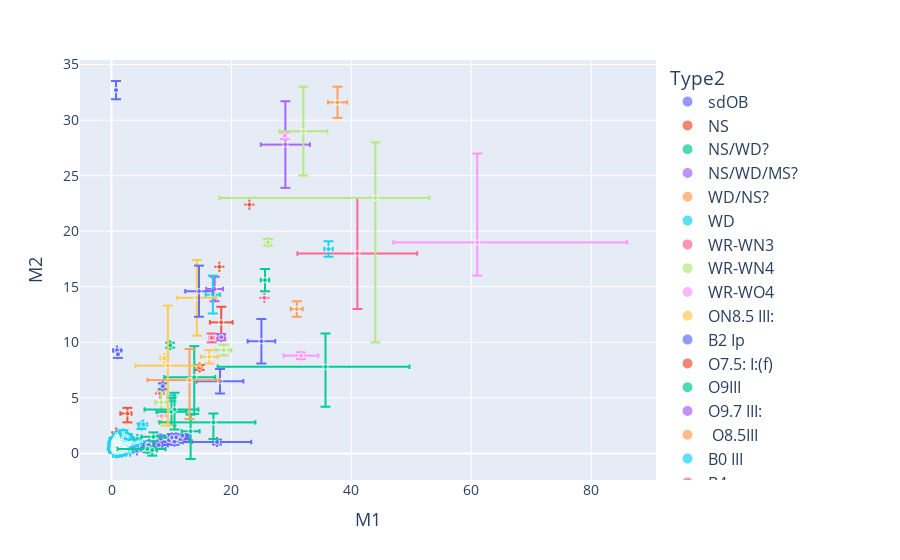

Notebook source saved alongside this figure:
### Code cell
fig = plotly_vars('M1', 'M2', logx = False, logy = False, df = df_final)

### Figure 1 — Plotly figure (JSON) as saved in the notebook; plotly's stock layout.template omitted (floating-point values rounded to 4 significant figures; data arrays with more than 128 entries replaced by an {"elided": "..."} marker saying what was removed)
{"data": [{"customdata": [["Be", "HD58978"], ["Be", "HD200120"], ["Be", "HD10516"], ["Be", "HD55606"], ["Be", "HD109387"], ["Be", "HD113120"], ["Be", "HD137387"], ["Be", "HD152478"], ["Be", "HD157042"], ["Be", "HD41335"], ["Be", "HD161306"], ["Be", "HD183537"], ["Be", "HD191610"], ["Be", "HD194335"], ["Be", "HD200310"], ["Be", "HD167128"]], "error_x": {"array": [1.5, 1.55, 0.3, 0.3, 0.48, 2.2, 1.0, 1.3, 2.9, 5.7, 0.26, 0.23, 0.38, 0.35, 0.49, 0.31], "arrayminus": [1.5, 1.55, 0.3, 0.3, 0.48, 2.2, 1.0, 1.3, 2.9, 5.7, 0.26, 0.23, 0.38, 0.35, 0.49, 0.31]}, "error_y": {"array": [0.2, 0.145, 0.2, 0.035, 0.043, 0.31, 0.14, 0.11, 0.29, 0.22, 0.074, 0.02, 0.28, 0.27, 0.23, 0.027], "arrayminus": [0.2, 0.145, 0.2, 0.035, 0.043, 0.31, 0.14, 0.11, 0.29, 0.22, 0.074, 0.02, 0.28, 0.27, 0.23, 0.027]}, "hovertemplate": "Type2=sdOB<br>M1=%{x}<br>M2=%{y}<br>marker_size=%{marker.size}<br>Type1=%{customdata[0]}<br>System Name=%{customdata[1]}<extra></extra>", "legendgroup": "sdOB", "marker": {"color": "#636efa", "size": [5, 5, 5, 5, 5, 5, 5, 5, 5, 5, 5, 5, 5, 5, 5, 5], "sizemode": "area", "sizeref": 0.2, "symbol": "circle"}, "mode": "markers", "name": "sdOB", "showlegend": true, "type": "scattergl", "x": [11.5, 7.85, 9.6, 6.3, 3.65, 10.1, 11.8, 6.5, 10.5, 17.6, 6.02, 4.25, 6.26, 8.2, 10.75, 4.24], "xaxis": "x", "y": [1.3, 0.765, 1.2, 0.865, 0.426, 1.43, 1.6, 0.53, 1.06, 1.03, 0.784, 0.477, 0.76, 1.35, 1.45, 0.27], "yaxis": "y"}, {"customdata": [["MS", "Gaia NS1"], ["MS", "J0553-1349"], ["MS", "J2057-4742"], ["MS", "J1553-6846"], ["MS", "J2102+3703"], ["MS", "J0742-4749"], ["MS", "J0152-2049"], ["MS", "J0003-5604"], ["MS", "J1733+5808"], ["MS", "J1150-2203"], ["MS", "J1449+6919"], ["MS", "J0217-7541"], ["MS", "J0639-3655"], ["MS", "J1739+4502"], ["MS", "J0036-0932"], ["MS", "J1048+6547"], ["MS", "J2145+2837"], ["MS", "J2244-2236"], ["MS", "J0824+5254"], ["MS", "J0230+5950"], ["MS", "J0634+6256"], ["MS/WD?", "PSR B1820-11"], ["MS/WD?", "PSR J1954+2529"]], "error_x": {"array": [0.01, 0.06, 0.031, 0.05, 0.03, 0.05, 0.03, 0.03, 0.05, 0.06, 0.05, 0.033, 0.06, 0.03, 0.04, 0.05, 0.05, 0.03, 0.03, 0.03, 0.06, NaN, NaN], "arrayminus": [0.01, 0.06, 0.031, 0.05, 0.03, 0.05, 0.03, 0.03, 0.05, 0.06, 0.05, 0.033, 0.06, 0.03, 0.04, 0.05, 0.05, 0.03, 0.03, 0.03, 0.06, NaN, NaN]}, "error_y": {"array": [0.015, 0.05, 0.04, 0.032, 0.034, 0.04, 0.024, 0.04, 0.03, 0.04, 0.032, 0.033, 0.07, 0.04, 0.034, 0.07, 0.035, 0.023, 0.034, 0.034, 0.09, NaN, NaN], "arrayminus": [0.015, 0.05, 0.04, 0.032, 0.034, 0.04, 0.024, 0.04, 0.03, 0.04, 0.032, 0.033, 0.07, 0.04, 0.034, 0.07, 0.035, 0.023, 0.034, 0.034, 0.09, NaN, NaN]}, "hovertemplate": "Type2=NS<br>M1=%{x}<br>M2=%{y}<br>marker_size=%{marker.size}<br>Type1=%{customdata[0]}<br>System Name=%{customdata[1]}<extra></extra>", "legendgroup": "NS", "marker": {"color": "#EF553B", "size": [5, 5, 5, 5, 5, 5, 5, 5, 5, 5, 5, 5, 5, 5, 5, 5, 5, 5, 5, 5, 5, 5, 5], "sizemode": "area", "sizeref": 0.2, "symbol": "circle"}, "mode": "markers", "name": "NS", "showlegend": true, "type": "scattergl", "x": [0.79, 0.98, 1.048, 1.04, 1.03, 0.9, 0.782, 0.802, 1.16, 1.18, 0.91, 0.996, 1.32, 0.781, 0.94, 0.99, 0.95, 1.002, 1.102, 1.114, 1.18, NaN, NaN], "xaxis": "x", "y": [1.902, 1.33, 1.31, 1.323, 1.473, 1.28, 1.291, 1.34, 1.362, 1.39, 1.258, 1.396, 1.7, 1.38, 1.362, 1.52, 1.396, 1.443, 1.604, 1.401, 1.48, NaN, NaN], "yaxis": "y"}, {"customdata": [["MS", "2XMM J1255"], ["MS", "2MASS J06163552"], ["MS", "LAMOST J1123"], ["RG", "56 UMa"], ["MS", "J0606+2132"], ["MS", "G3431"]], "error_x": {"array": [0.05, 0.1, 0.02, 0.2, 1.03, 0.03], "arrayminus": [0.05, 0.1, 0.02, 0.2, 1.67, 0.03]}, "error_y": {"array": [0.18, 0.1, 0.03, 0.12, 0.4, NaN], "arrayminus": [0.21, 0.1, 0.03, 0.12, 0.35, NaN]}, "hovertemplate": "Type2=NS/WD?<br>M1=%{x}<br>M2=%{y}<br>marker_size=%{marker.size}<br>Type1=%{customdata[0]}<br>System Name=%{customdata[1]}<extra></extra>", "legendgroup": "NS/WD?", "marker": {"color": "#00cc96", "size": [5, 5, 5, 5, 5, 5], "sizemode": "area", "sizeref": 0.2, "symbol": "circle"}, "mode": "markers", "name": "NS/WD?", "showlegend": true, "type": "scattergl", "x": [1.16, 1.6, 0.61, 4.3, 2.69, 1.42], "xaxis": "x", "y": [1.41, 1.3, 1.24, 1.31, 1.34, NaN], "yaxis": "y"}, {"customdata": [["RG", "G8441"]], "error_x": {"array": [0.03], "arrayminus": [0.03]}, "error_y": {"array": [NaN], "arrayminus": [NaN]}, "hovertemplate": "Type2=NS/WD/MS?<br>M1=%{x}<br>M2=%{y}<br>marker_size=%{marker.size}<br>Type1=%{customdata[0]}<br>System Name=%{customdata[1]}<extra></extra>", "legendgroup": "NS/WD/MS?", "marker": {"color": "#ab63fa", "size": [5], "sizemode": "area", "sizeref": 0.2, "symbol": "circle"}, "mode": "markers", "name": "NS/WD/MS?", "showlegend": true, "type": "scattergl", "x": [0.28], "xaxis": "x", "y": [NaN], "yaxis": "y"}, {"customdata": [["MS", "LAMOST J2354"], ["MS", "2MASS J1527"]], "error_x": {"array": [0.05, 0.02], "arrayminus": [0.05, 0.02]}, "error_y": {"array": [0.05, 0.02], "arrayminus": [0.1, 0.02]}, "hovertemplate": "Type2=WD/NS?<br>M1=%{x}<br>M2=%{y}<br>marker_size=%{marker.size}<br>Type1=%{customdata[0]}<br>System Name=%{customdata[1]}<extra></extra>", "legendgroup": "WD/NS?", "marker": {"color": "#FFA15A", "size": [5, 5], "sizemode": "area", "sizeref": 0.2, "symbol": "circle"}, "mode": "markers", "name": "WD/NS?", "showlegend": true, "type": "scattergl", "x": [0.65, 0.63], "xaxis": "x", "y": [1.3, 0.69], "yaxis": "y"}, {"customdata": {"elided": "3601x2 str values"}, "error_x": {"array": {"elided": "3601 float values"}, "arrayminus": {"elided": "3601 float values"}}, "error_y": {"array": {"elided": "3601 float values"}, "arrayminus": {"elided": "3601 float values"}}, "hovertemplate": "Type2=WD<br>M1=%{x}<br>M2=%{y}<br>marker_size=%{marker.size}<br>Type1=%{customdata[0]}<br>System Name=%{customdata[1]}<extra></extra>", "legendgroup": "WD", "marker": {"color": "#19d3f3", "size": {"elided": "3601 int values"}, "sizemode": "area", "sizeref": 0.2, "symbol": "circle"}, "mode": "markers", "name": "WD", "showlegend": true, "type": "scattergl", "x": {"elided": "3601 float values"}, "xaxis": "x", "y": {"elided": "3601 float values"}, "yaxis": "y"}, {"customdata": [["O-O9", "SMC AB 3"], ["O-O5.5 V", "SMC AB 6"]], "error_x": {"array": [NaN, 10.0], "arrayminus": [NaN, 10.0]}, "error_y": {"array": [NaN, 5.0], "arrayminus": [NaN, 5.0]}, "hovertemplate": "Type2=WR-WN3<br>M1=%{x}<br>M2=%{y}<br>marker_size=%{marker.size}<br>Type1=%{customdata[0]}<br>System Name=%{customdata[1]}<extra></extra>", "legendgroup": "WR-WN3", "marker": {"color": "#FF6692", "size": [5, 5], "sizemode": "area", "sizeref": 0.2, "symbol": "circle"}, "mode": "markers", "name": "WR-WN3", "showlegend": true, "type": "scattergl", "x": [NaN, 41.0], "xaxis": "x", "y": [NaN, 18.0], "yaxis": "y"}, {"customdata": [["O-O6 I", "SMC AB 7"]], "error_x": {"array": [9.0], "arrayminus": [26.0]}, "error_y": {"array": [5.0], "arrayminus": [13.0]}, "hovertemplate": "Type2=WR-WN4<br>M1=%{x}<br>M2=%{y}<br>marker_size=%{marker.size}<br>Type1=%{customdata[0]}<br>System Name=%{customdata[1]}<extra></extra>", "legendgroup": "WR-WN4", "marker": {"color": "#B6E880", "size": [5], "sizemode": "area", "sizeref": 0.2, "symbol": "circle"}, "mode": "markers", "name": "WR-WN4", "showlegend": true, "type": "scattergl", "x": [44.0], "xaxis": "x", "y": [23.0], "yaxis": "y"}, {"customdata": [["O-O4 V", "SMC AB 8"]], "error_x": {"array": [25.0], "arrayminus": [14.0]}, "error_y": {"array": [8.0], "arrayminus": [3.0]}, "hovertemplate": "Type2=WR-WO4<br>M1=%{x}<br>M2=%{y}<br>marker_size=%{marker.size}<br>Type1=%{customdata[0]}<br>System Name=%{customdata[1]}<extra></extra>", "legendgroup": "WR-WO4", "marker": {"color": "#FF97FF", "size": [5], "sizemode": "area", "sizeref": 0.2, "symbol": "circle"}, "mode": "markers", "name": "WR-WO4", "showlegend": true, "type": "scattergl", "x": [61.0], "xaxis": "x", "y": [19.0], "yaxis": "y"}, {"customdata": [["O9.7: V:", "VFTS 061"]], "error_x": {"array": [1.4], "arrayminus": [1.4]}, "error_y": {"array": [0.6], "arrayminus": [0.6]}, "hovertemplate": "Type2=ON8.5 III:<br>M1=%{x}<br>M2=%{y}<br>marker_size=%{marker.size}<br>Type1=%{customdata[0]}<br>System Name=%{customdata[1]}<extra></extra>", "legendgroup": "ON8.5 III:", "marker": {"color": "#FECB52", "size": [5], "sizemode": "area", "sizeref": 0.2, "symbol": "circle"}, "mode": "markers", "name": "ON8.5 III:", "showlegend": true, "type": "scattergl", "x": [16.3], "xaxis": "x", "y": [8.7], "yaxis": "y"}, {"customdata": [["O9 III:", "VFTS 652"]], "error_x": {"array": [3.9], "arrayminus": [3.9]}, "error_y": {"array": [1.1], "arrayminus": [1.1]}, "hovertemplate": "Type2=B2 Ip<br>M1=%{x}<br>M2=%{y}<br>marker_size=%{marker.size}<br>Type1=%{customdata[0]}<br>System Name=%{customdata[1]}<extra></extra>", "legendgroup": "B2 Ip", "marker": {"color": "#636efa", "size": [5], "sizemode": "area", "sizeref": 0.2, "symbol": "circle"}, "mode": "markers", "name": "B2 Ip", "showlegend": true, "type": "scattergl", "x": [18.1], "xaxis": "x", "y": [6.5], "yaxis": "y"}, {"customdata": [["ON9 Ia", "VFTS 538"]], "error_x": {"array": [1.9], "arrayminus": [1.9]}, "error_y": {"array": [1.4], "arrayminus": [1.4]}, "hovertemplate": "Type2=O7.5: I:(f)<br>M1=%{x}<br>M2=%{y}<br>marker_size=%{marker.size}<br>Type1=%{customdata[0]}<br>System Name=%{customdata[1]}<extra></extra>", "legendgroup": "O7.5: I:(f)", "marker": {"color": "#EF553B", "size": [5], "sizemode": "area", "sizeref": 0.2, "symbol": "circle"}, "mode": "markers", "name": "O7.5: I:(f)", "showlegend": true, "type": "scattergl", "x": [18.3], "xaxis": "x", "y": [11.8], "yaxis": "y"}, {"customdata": [["O8V:", "HV 2543"]], "error_x": {"array": [0.7], "arrayminus": [0.7]}, "error_y": {"array": [1.0], "arrayminus": [1.0]}, "hovertemplate": "Type2=O9III<br>M1=%{x}<br>M2=%{y}<br>marker_size=%{marker.size}<br>Type1=%{customdata[0]}<br>System Name=%{customdata[1]}<extra></extra>", "legendgroup": "O9III", "marker": {"color": "#00cc96", "size": [5], "sizemode": "area", "sizeref": 0.2, "symbol": "circle"}, "mode": "markers", "name": "O9III", "showlegend": true, "type": "scattergl", "x": [25.6], "xaxis": "x", "y": [15.6], "yaxis": "y"}, {"customdata": [["O7::", "VFTS 450"]], "error_x": {"array": [4.1], "arrayminus": [4.1]}, "error_y": {"array": [3.9], "arrayminus": [3.9]}, "hovertemplate": "Type2=O9.7 III:<br>M1=%{x}<br>M2=%{y}<br>marker_size=%{marker.size}<br>Type1=%{customdata[0]}<br>System Name=%{customdata[1]}<extra></extra>", "legendgroup": "O9.7 III:", "marker": {"color": "#ab63fa", "size": [5], "sizemode": "area", "sizeref": 0.2, "symbol": "circle"}, "mode": "markers", "name": "O9.7 III:", "showlegend": true, "type": "scattergl", "x": [29.0], "xaxis": "x", "y": [27.8], "yaxis": "y"}, {"customdata": [["O7V", "W61 28-22"]], "error_x": {"array": [1.0], "arrayminus": [1.0]}, "error_y": {"array": [0.7], "arrayminus": [0.7]}, "hovertemplate": "Type2= O8.5III<br>M1=%{x}<br>M2=%{y}<br>marker_size=%{marker.size}<br>Type1=%{customdata[0]}<br>System Name=%{customdata[1]}<extra></extra>", "legendgroup": " O8.5III", "marker": {"color": "#FFA15A", "size": [5], "sizemode": "area", "sizeref": 0.2, "symbol": "circle"}, "mode": "markers", "name": " O8.5III", "showlegend": true, "type": "scattergl", "x": [30.9], "xaxis": "x", "y": [13.0], "yaxis": "y"}, {"customdata": [["O7 III", "HV 2241"]], "error_x": {"array": [0.7], "arrayminus": [0.7]}, "error_y": {"array": [0.7], "arrayminus": [0.7]}, "hovertemplate": "Type2=B0 III<br>M1=%{x}<br>M2=%{y}<br>marker_size=%{marker.size}<br>Type1=%{customdata[0]}<br>System Name=%{customdata[1]}<extra></extra>", "legendgroup": "B0 III", "marker": {"color": "#19d3f3", "size": [5], "sizemode": "area", "sizeref": 0.2, "symbol": "circle"}, "mode": "markers", "name": "B0 III", "showlegend": true, "type": "scattergl", "x": [36.2], "xaxis": "x", "y": [18.4], "yaxis": "y"}, {"customdata": [["B2V", "TT Aur"]], "error_x": {"array": [NaN], "arrayminus": [NaN]}, "error_y": {"array": [NaN], "arrayminus": [NaN]}, "hovertemplate": "Type2=B4<br>M1=%{x}<br>M2=%{y}<br>marker_size=%{marker.size}<br>Type1=%{customdata[0]}<br>System Name=%{customdata[1]}<extra></extra>", "legendgroup": "B4", "marker": {"color": "#FF6692", "size": [5], "sizemode": "area", "sizeref": 0.2, "symbol": "circle"}, "mode": "markers", "name": "B4", "showlegend": true, "type": "scattergl", "x": [8.1], "xaxis": "x", "y": [5.4], "yaxis": "y"}, {"customdata": [["B1V", "Mu1 Sco"]], "error_x": {"array": [1.0], "arrayminus": [1.0]}, "error_y": {"array": [1.0], "arrayminus": [1.0]}, "hovertemplate": "Type2=B:<br>M1=%{x}<br>M2=%{y}<br>marker_size=%{marker.size}<br>Type1=%{customdata[0]}<br>System Name=%{customdata[1]}<extra></extra>", "legendgroup": "B:", "marker": {"color": "#B6E880", "size": [5], "sizemode": "area", "sizeref": 0.2, "symbol": "circle"}, "mode": "markers", "name": "B:", "showlegend": true, "type": "scattergl", "x": [8.3], "xaxis": "x", "y": [4.6], "yaxis": "y"}, {"customdata": [["B3", "SV Gem"]], "error_x": {"array": [NaN], "arrayminus": [NaN]}, "error_y": {"array": [NaN], "arrayminus": [NaN]}, "hovertemplate": "Type2=F:6.5:IV:<br>M1=%{x}<br>M2=%{y}<br>marker_size=%{marker.size}<br>Type1=%{customdata[0]}<br>System Name=%{customdata[1]}<extra></extra>", "legendgroup": "F:6.5:IV:", "marker": {"color": "#FF97FF", "size": [5], "sizemode": "area", "sizeref": 0.2, "symbol": "circle"}, "mode": "markers", "name": "F:6.5:IV:", "showlegend": true, "type": "scattergl", "x": [8.34], "xaxis": "x", "y": [3.37], "yaxis": "y"}, {"customdata": [["B2.5V", "V454 Cyg"]], "error_x": {"array": [NaN], "arrayminus": [NaN]}, "error_y": {"array": [NaN], "arrayminus": [NaN]}, "hovertemplate": "Type2=B7III<br>M1=%{x}<br>M2=%{y}<br>marker_size=%{marker.size}<br>Type1=%{customdata[0]}<br>System Name=%{customdata[1]}<extra></extra>", "legendgroup": "B7III", "marker": {"color": "#FECB52", "size": [5], "sizemode": "area", "sizeref": 0.2, "symbol": "circle"}, "mode": "markers", "name": "B7III", "showlegend": true, "type": "scattergl", "x": [8.4], "xaxis": "x", "y": [2.86], "yaxis": "y"}, {"customdata": [["MS", "Gaia BH1"], ["RG", "Gaia BH2"], ["RG", "Gaia BH3"], ["O7V", "VFTS 243"], ["MS", "NGC 3201 #12560"], ["O6.5III", "HD 130298"]], "error_x": {"array": [0.05, 0.19, 0.05, 2.3, 0.05, 3.8], "arrayminus": [0.05, 0.19, 0.05, 2.3, 0.05, 3.8]}, "error_y": {"array": [0.1, 0.34, 0.82, 2.0, NaN, NaN], "arrayminus": [0.1, 0.34, 0.82, 2.0, NaN, NaN]}, "hovertemplate": "Type2=BH<br>M1=%{x}<br>M2=%{y}<br>marker_size=%{marker.size}<br>Type1=%{customdata[0]}<br>System Name=%{customdata[1]}<extra></extra>", "legendgroup": "BH", "marker": {"color": "#636efa", "size": [5, 5, 5, 5, 5, 5], "sizemode": "area", "sizeref": 0.2, "symbol": "circle"}, "mode": "markers", "name": "BH", "showlegend": true, "type": "scattergl", "x": [0.93, 1.07, 0.76, 25.0, 0.81, 24.2], "xaxis": "x", "y": [9.27, 8.94, 32.7, 10.1, NaN, NaN], "yaxis": "y"}, {"customdata": [["RG", "G3425"]], "error_x": {"array": [0.68], "arrayminus": [1.18]}, "error_y": {"array": [0.5], "arrayminus": [0.8]}, "hovertemplate": "Type2=BH?<br>M1=%{x}<br>M2=%{y}<br>marker_size=%{marker.size}<br>Type1=%{customdata[0]}<br>System Name=%{customdata[1]}<extra></extra>", "legendgroup": "BH?", "marker": {"color": "#EF553B", "size": [5], "sizemode": "area", "sizeref": 0.2, "symbol": "circle"}, "mode": "markers", "name": "BH?", "showlegend": true, "type": "scattergl", "x": [2.66], "xaxis": "x", "y": [3.6], "yaxis": "y"}, {"customdata": [["B", "VFTS 291"], ["B3Ve", "LB-1"], ["MS", "NGC 1850 BH1"], ["B2-3Ve", "HR 6819"], ["B0-1Ve", "2dFS 163"], ["Be", "2dFS 2553"], ["O9Ve", "Sk -71 35"], ["Be", "SMCSGS-FS 69"], ["?", "Gamma Columbae"], ["B", "Upsilon Sagittarii"]], "error_x": {"array": [1.5, 2.0, 2.5, 3.0, 4.0, 3.5, 14.0, 7.0, NaN, 0.8], "arrayminus": [1.5, 2.0, 2.5, 5.0, 5.0, 5.0, 18.0, 9.0, NaN, 0.8]}, "error_y": {"array": [1.5, 0.4, 1.25, 0.1, 1.5, 2.8, 3.0, 0.8, 0.5, 0.2], "arrayminus": [2.5, 0.4, 1.25, 0.3, 1.8, 3.3, 3.6, 1.5, 0.5, 0.5]}, "hovertemplate": "Type2=SS<br>M1=%{x}<br>M2=%{y}<br>marker_size=%{marker.size}<br>Type1=%{customdata[0]}<br>System Name=%{customdata[1]}<extra></extra>", "legendgroup": "SS", "marker": {"color": "#00cc96", "size": [5, 5, 5, 5, 5, 5, 5, 5, 5, 5], "sizemode": "area", "sizeref": 0.2, "symbol": "circle"}, "mode": "markers", "name": "SS", "showlegend": true, "type": "scattergl", "x": [13.2, 7.0, 10.0, 6.0, 10.5, 13.8, 35.7, 17.0, NaN, 6.8], "xaxis": "x", "y": [2.0, 1.5, 3.75, 0.4, 3.96, 6.86, 7.8, 2.8, 4.5, 0.3], "yaxis": "y"}, {"customdata": [["O6-7:(f):, Contact", "LSS 3074"]], "error_x": {"array": [1.4], "arrayminus": [1.4]}, "error_y": {"array": [1.1], "arrayminus": [1.1]}, "hovertemplate": "Type2=O4 f +, Contact<br>M1=%{x}<br>M2=%{y}<br>marker_size=%{marker.size}<br>Type1=%{customdata[0]}<br>System Name=%{customdata[1]}<extra></extra>", "legendgroup": "O4 f +, Contact", "marker": {"color": "#ab63fa", "size": [5], "sizemode": "area", "sizeref": 0.2, "symbol": "circle"}, "mode": "markers", "name": "O4 f +, Contact", "showlegend": true, "type": "scattergl", "x": [17.2], "xaxis": "x", "y": [14.8], "yaxis": "y"}, {"customdata": [["O4.5-6V, Contact", "MY Cam"]], "error_x": {"array": [1.6], "arrayminus": [1.6]}, "error_y": {"array": [1.4], "arrayminus": [1.4]}, "hovertemplate": "Type2=O6V, Contact<br>M1=%{x}<br>M2=%{y}<br>marker_size=%{marker.size}<br>Type1=%{customdata[0]}<br>System Name=%{customdata[1]}<extra></extra>", "legendgroup": "O6V, Contact", "marker": {"color": "#FFA15A", "size": [5], "sizemode": "area", "sizeref": 0.2, "symbol": "circle"}, "mode": "markers", "name": "O6V, Contact", "showlegend": true, "type": "scattergl", "x": [37.7], "xaxis": "x", "y": [31.6], "yaxis": "y"}, {"customdata": [["O9V, Contact", "OGLE SMC-SC10 108086"]], "error_x": {"array": [1.2], "arrayminus": [1.2]}, "error_y": {"array": [1.7], "arrayminus": [1.7]}, "hovertemplate": "Type2=O9.5-B0V, Contact<br>M1=%{x}<br>M2=%{y}<br>marker_size=%{marker.size}<br>Type1=%{customdata[0]}<br>System Name=%{customdata[1]}<extra></extra>", "legendgroup": "O9.5-B0V, Contact", "marker": {"color": "#19d3f3", "size": [5], "sizemode": "area", "sizeref": 0.2, "symbol": "circle"}, "mode": "markers", "name": "O9.5-B0V, Contact", "showlegend": true, "type": "scattergl", "x": [16.9], "xaxis": "x", "y": [14.3], "yaxis": "y"}, {"customdata": [["O7V, Contact", "TU Mus"]], "error_x": {"array": [0.4], "arrayminus": [0.4]}, "error_y": {"array": [0.4], "arrayminus": [0.4]}, "hovertemplate": "Type2=O8V, Contact<br>M1=%{x}<br>M2=%{y}<br>marker_size=%{marker.size}<br>Type1=%{customdata[0]}<br>System Name=%{customdata[1]}<extra></extra>", "legendgroup": "O8V, Contact", "marker": {"color": "#FF6692", "size": [5], "sizemode": "area", "sizeref": 0.2, "symbol": "circle"}, "mode": "markers", "name": "O8V, Contact", "showlegend": true, "type": "scattergl", "x": [16.7], "xaxis": "x", "y": [10.4], "yaxis": "y"}, {"customdata": [["O6.5V((f)), Contact", "V382 Cyg"]], "error_x": {"array": [0.4], "arrayminus": [0.4]}, "error_y": {"array": [0.3], "arrayminus": [0.3]}, "hovertemplate": "Type2=O6V((f)), Contact<br>M1=%{x}<br>M2=%{y}<br>marker_size=%{marker.size}<br>Type1=%{customdata[0]}<br>System Name=%{customdata[1]}<extra></extra>", "legendgroup": "O6V((f)), Contact", "marker": {"color": "#B6E880", "size": [5], "sizemode": "area", "sizeref": 0.2, "symbol": "circle"}, "mode": "markers", "name": "O6V((f)), Contact", "showlegend": true, "type": "scattergl", "x": [26.1], "xaxis": "x", "y": [19.0], "yaxis": "y"}, {"customdata": [["O4.5 V(n)((fc))z, Contact", "VFTS 352"]], "error_x": {"array": [0.3], "arrayminus": [0.3]}, "error_y": {"array": [0.3], "arrayminus": [0.3]}, "hovertemplate": "Type2=O5.5 V(n)((fc))z, Contact<br>M1=%{x}<br>M2=%{y}<br>marker_size=%{marker.size}<br>Type1=%{customdata[0]}<br>System Name=%{customdata[1]}<extra></extra>", "legendgroup": "O5.5 V(n)((fc))z, Contact", "marker": {"color": "#FF97FF", "size": [5], "sizemode": "area", "sizeref": 0.2, "symbol": "circle"}, "mode": "markers", "name": "O5.5 V(n)((fc))z, Contact", "showlegend": true, "type": "scattergl", "x": [28.9], "xaxis": "x", "y": [28.6], "yaxis": "y"}, {"customdata": [["B1V, Contact", "CT Tau"], ["B1V, Contact", "GU Mon"]], "error_x": {"array": [3.3, 0.13], "arrayminus": [3.3, 0.13]}, "error_y": {"array": [3.4, 0.12], "arrayminus": [3.4, 0.12]}, "hovertemplate": "Type2=B1V, Contact<br>M1=%{x}<br>M2=%{y}<br>marker_size=%{marker.size}<br>Type1=%{customdata[0]}<br>System Name=%{customdata[1]}<extra></extra>", "legendgroup": "B1V, Contact", "marker": {"color": "#FECB52", "size": [5, 5], "sizemode": "area", "sizeref": 0.2, "symbol": "circle"}, "mode": "markers", "name": "B1V, Contact", "showlegend": true, "type": "scattergl", "x": [14.25, 8.79], "xaxis": "x", "y": [14.01, 8.58], "yaxis": "y"}, {"customdata": [["B, Contact?", "SV Cen"]], "error_x": {"array": [0.35], "arrayminus": [0.35]}, "error_y": {"array": [0.26], "arrayminus": [0.26]}, "hovertemplate": "Type2=B, Contact?<br>M1=%{x}<br>M2=%{y}<br>marker_size=%{marker.size}<br>Type1=%{customdata[0]}<br>System Name=%{customdata[1]}<extra></extra>", "legendgroup": "B, Contact?", "marker": {"color": "#636efa", "size": [5], "sizemode": "area", "sizeref": 0.2, "symbol": "circle"}, "mode": "markers", "name": "B, Contact?", "showlegend": true, "type": "scattergl", "x": [8.56], "xaxis": "x", "y": [6.05], "yaxis": "y"}, {"customdata": [["B0.5V, Contact", "V606 Cen"]], "error_x": {"array": [0.4], "arrayminus": [0.4]}, "error_y": {"array": [0.22], "arrayminus": [0.22]}, "hovertemplate": "Type2=B2V, Contact<br>M1=%{x}<br>M2=%{y}<br>marker_size=%{marker.size}<br>Type1=%{customdata[0]}<br>System Name=%{customdata[1]}<extra></extra>", "legendgroup": "B2V, Contact", "marker": {"color": "#EF553B", "size": [5], "sizemode": "area", "sizeref": 0.2, "symbol": "circle"}, "mode": "markers", "name": "B2V, Contact", "showlegend": true, "type": "scattergl", "x": [14.7], "xaxis": "x", "y": [7.74], "yaxis": "y"}, {"customdata": [["B1-1.5V, Contact", "V701 Sco"]], "error_x": {"array": [0.22], "arrayminus": [0.22]}, "error_y": {"array": [0.22], "arrayminus": [0.22]}, "hovertemplate": "Type2=B1-1.5V, Contact<br>M1=%{x}<br>M2=%{y}<br>marker_size=%{marker.size}<br>Type1=%{customdata[0]}<br>System Name=%{customdata[1]}<extra></extra>", "legendgroup": "B1-1.5V, Contact", "marker": {"color": "#00cc96", "size": [5], "sizemode": "area", "sizeref": 0.2, "symbol": "circle"}, "mode": "markers", "name": "B1-1.5V, Contact", "showlegend": true, "type": "scattergl", "x": [9.78], "xaxis": "x", "y": [9.74], "yaxis": "y"}, {"customdata": [["B0V, Contact", "V745 Cas"]], "error_x": {"array": [0.51], "arrayminus": [0.51]}, "error_y": {"array": [0.28], "arrayminus": [0.28]}, "hovertemplate": "Type2=B1-2 IV/V, Contact<br>M1=%{x}<br>M2=%{y}<br>marker_size=%{marker.size}<br>Type1=%{customdata[0]}<br>System Name=%{customdata[1]}<extra></extra>", "legendgroup": "B1-2 IV/V, Contact", "marker": {"color": "#ab63fa", "size": [5], "sizemode": "area", "sizeref": 0.2, "symbol": "circle"}, "mode": "markers", "name": "B1-2 IV/V, Contact", "showlegend": true, "type": "scattergl", "x": [18.31], "xaxis": "x", "y": [10.47], "yaxis": "y"}, {"customdata": [["B0V, Contact", "VFTS 066"]], "error_x": {"array": [5.0], "arrayminus": [7.0]}, "error_y": {"array": [2.8], "arrayminus": [3.5]}, "hovertemplate": "Type2=B1.5III, Contact<br>M1=%{x}<br>M2=%{y}<br>marker_size=%{marker.size}<br>Type1=%{customdata[0]}<br>System Name=%{customdata[1]}<extra></extra>", "legendgroup": "B1.5III, Contact", "marker": {"color": "#FFA15A", "size": [5], "sizemode": "area", "sizeref": 0.2, "symbol": "circle"}, "mode": "markers", "name": "B1.5III, Contact", "showlegend": true, "type": "scattergl", "x": [13.0], "xaxis": "x", "y": [6.6], "yaxis": "y"}, {"customdata": [["B5V, Contact", "RZ Pyx"]], "error_x": {"array": [0.4], "arrayminus": [0.4]}, "error_y": {"array": [0.1], "arrayminus": [0.1]}, "hovertemplate": "Type2=B5/7V, Contact<br>M1=%{x}<br>M2=%{y}<br>marker_size=%{marker.size}<br>Type1=%{customdata[0]}<br>System Name=%{customdata[1]}<extra></extra>", "legendgroup": "B5/7V, Contact", "marker": {"color": "#19d3f3", "size": [5], "sizemode": "area", "sizeref": 0.2, "symbol": "circle"}, "mode": "markers", "name": "B5/7V, Contact", "showlegend": true, "type": "scattergl", "x": [5.3], "xaxis": "x", "y": [2.61], "yaxis": "y"}, {"customdata": [["O9II, Contact", "LY Aur"]], "error_x": {"array": [NaN], "arrayminus": [NaN]}, "error_y": {"array": [NaN], "arrayminus": [NaN]}, "hovertemplate": "Type2=O9III, Contact<br>M1=%{x}<br>M2=%{y}<br>marker_size=%{marker.size}<br>Type1=%{customdata[0]}<br>System Name=%{customdata[1]}<extra></extra>", "legendgroup": "O9III, Contact", "marker": {"color": "#FF6692", "size": [5], "sizemode": "area", "sizeref": 0.2, "symbol": "circle"}, "mode": "markers", "name": "O9III, Contact", "showlegend": true, "type": "scattergl", "x": [25.5], "xaxis": "x", "y": [14.0], "yaxis": "y"}, {"customdata": [["O9.5V, Contact", "XZ Cep"], ["B0-B.05III , Contact", "V348 Car"]], "error_x": {"array": [1.3, 4.0], "arrayminus": [1.3, 4.0]}, "error_y": {"array": [0.5, 4.0], "arrayminus": [0.5, 4.0]}, "hovertemplate": "Type2=B1III, Contact<br>M1=%{x}<br>M2=%{y}<br>marker_size=%{marker.size}<br>Type1=%{customdata[0]}<br>System Name=%{customdata[1]}<extra></extra>", "legendgroup": "B1III, Contact", "marker": {"color": "#B6E880", "size": [5, 5], "sizemode": "area", "sizeref": 0.2, "symbol": "circle"}, "mode": "markers", "name": "B1III, Contact", "showlegend": true, "type": "scattergl", "x": [18.7, 32.0], "xaxis": "x", "y": [9.3, 29.0], "yaxis": "y"}, {"customdata": [["O6.5-7 Ia, Contact", "V729 Cyg"]], "error_x": {"array": [2.9], "arrayminus": [2.9]}, "error_y": {"array": [0.3], "arrayminus": [0.3]}, "hovertemplate": "Type2=Ofpe/WN9, Contact<br>M1=%{x}<br>M2=%{y}<br>marker_size=%{marker.size}<br>Type1=%{customdata[0]}<br>System Name=%{customdata[1]}<extra></extra>", "legendgroup": "Ofpe/WN9, Contact", "marker": {"color": "#FF97FF", "size": [5], "sizemode": "area", "sizeref": 0.2, "symbol": "circle"}, "mode": "markers", "name": "Ofpe/WN9, Contact", "showlegend": true, "type": "scattergl", "x": [31.6], "xaxis": "x", "y": [8.8], "yaxis": "y"}, {"customdata": [["B, Contact", "BH Cen"]], "error_x": {"array": [5.4], "arrayminus": [5.4]}, "error_y": {"array": [5.4], "arrayminus": [5.4]}, "hovertemplate": "Type2=B, Contact<br>M1=%{x}<br>M2=%{y}<br>marker_size=%{marker.size}<br>Type1=%{customdata[0]}<br>System Name=%{customdata[1]}<extra></extra>", "legendgroup": "B, Contact", "marker": {"color": "#FECB52", "size": [5], "sizemode": "area", "sizeref": 0.2, "symbol": "circle"}, "mode": "markers", "name": "B, Contact", "showlegend": true, "type": "scattergl", "x": [9.4], "xaxis": "x", "y": [7.9], "yaxis": "y"}, {"customdata": [["O9V, Contact", "HD 64315B"]], "error_x": {"array": [2.3], "arrayminus": [2.3]}, "error_y": {"array": [2.3], "arrayminus": [2.3]}, "hovertemplate": "Type2=O9V, Contact<br>M1=%{x}<br>M2=%{y}<br>marker_size=%{marker.size}<br>Type1=%{customdata[0]}<br>System Name=%{customdata[1]}<extra></extra>", "legendgroup": "O9V, Contact", "marker": {"color": "#636efa", "size": [5], "sizemode": "area", "sizeref": 0.2, "symbol": "circle"}, "mode": "markers", "name": "O9V, Contact", "showlegend": true, "type": "scattergl", "x": [14.6], "xaxis": "x", "y": [14.6], "yaxis": "y"}, {"customdata": [["O, Contact", "DIRECT V4741 M31A"], ["O, Contact", "DIRECT V1555 M31A"]], "error_x": {"array": [NaN, NaN], "arrayminus": [NaN, NaN]}, "error_y": {"array": [NaN, NaN], "arrayminus": [NaN, NaN]}, "hovertemplate": "Type2=O, Contact<br>M1=%{x}<br>M2=%{y}<br>marker_size=%{marker.size}<br>Type1=%{customdata[0]}<br>System Name=%{customdata[1]}<extra></extra>", "legendgroup": "O, Contact", "marker": {"color": "#EF553B", "size": [5, 5], "sizemode": "area", "sizeref": 0.2, "symbol": "circle"}, "mode": "markers", "name": "O, Contact", "showlegend": true, "type": "scattergl", "x": [18.0, 23.0], "xaxis": "x", "y": [16.8, 22.4], "yaxis": "y"}], "layout": {"legend": {"font": {"size": 16}, "itemsizing": "constant", "title": {"text": "Type2"}, "tracegroupgap": 0}, "margin": {"t": 60}, "xaxis": {"anchor": "y", "domain": [0, 1], "tickfont": {"size": 14}, "title": {"font": {"size": 18}, "text": "M1"}}, "yaxis": {"anchor": "x", "domain": [0, 1], "tickfont": {"size": 14}, "title": {"font": {"size": 18}, "text": "M2"}}}}
